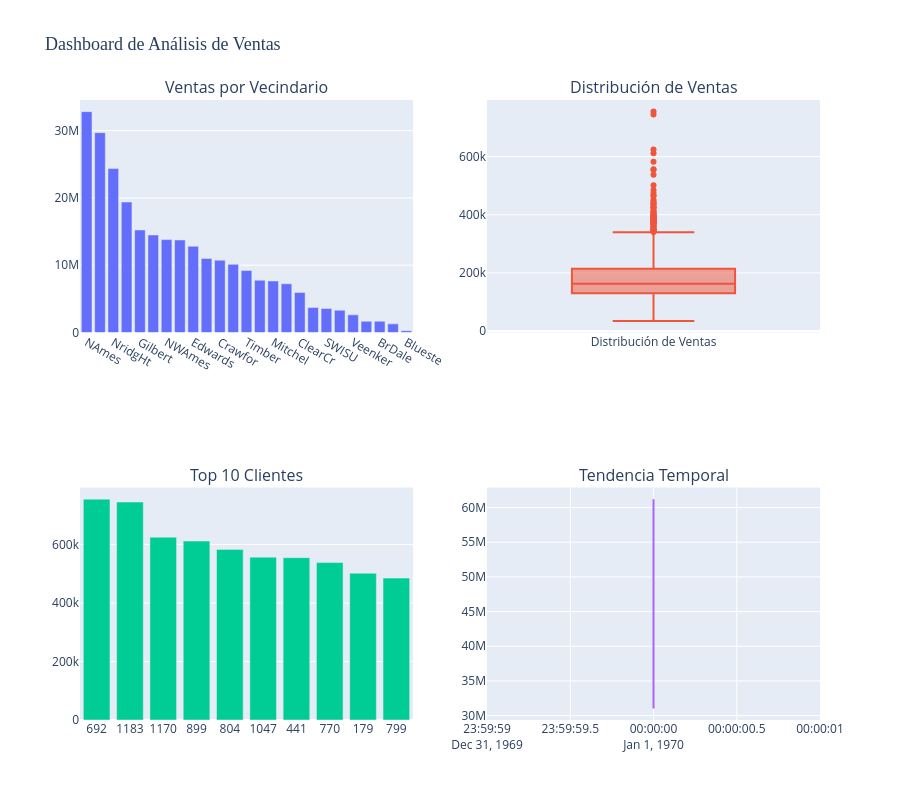

The notebook cell this image was saved under:
### Markdown cell above
### 📈 Dashboard de Múltiples Métricas

### Code cell
# Crear un dashboard con múltiples subplots
from plotly.subplots import make_subplots

fig = make_subplots(
    rows=2, cols=2,
    subplot_titles=('Ventas por Vecindario', 'Distribución de Ventas',
                    'Top 10 Clientes', 'Tendencia Temporal'),
    specs=[[{'type': 'bar'}, {'type': 'box'}],
           [{'type': 'bar'}, {'type': 'scatter'}]]
)

# Gráfico 1: Ventas por región
ventas_region = df.groupby(
    'Neighborhood')['SalePrice'].sum().sort_values(ascending=False)
fig.add_trace(
    go.Bar(x=ventas_region.index, y=ventas_region.values,
           name='Ventas por Vecindario'),
    row=1, col=1
)

# Gráfico 2: Boxplot de ventas
fig.add_trace(
    go.Box(y=df['SalePrice'], name='Distribución de Ventas'),
    row=1, col=2
)

# Gráfico 3: Top 10 clientes
top_clientes = df.groupby('Id')['SalePrice'].sum().nlargest(10)
fig.add_trace(
    go.Bar(x=top_clientes.index.astype(str),
           y=top_clientes.values, name='Top 10 Clientes'),
    row=2, col=1
)

# Gráfico 4: Tendencia temporal
if 'YrSold' in df.columns:
    df_temporal = df.groupby('YrSold')['SalePrice'].sum()
    fig.add_trace(
        go.Scatter(x=df_temporal.index, y=df_temporal.values,
                   mode='lines', name='Tendencia'),
        row=2, col=2
    )

# Actualizar layout
fig.update_layout(
    height=800,
    showlegend=False,
    title_text="Dashboard de Análisis de Ventas",
    title_font=dict(size=18, family='Arial Black')
)

fig.show()

### Figure 1 — Plotly figure (JSON) as saved in the notebook; plotly's stock layout.template omitted (floating-point values rounded to 4 significant figures; data arrays with more than 128 entries replaced by an {"elided": "..."} marker saying what was removed)
{"data": [{"name": "Ventas por Vecindario", "type": "bar", "x": ["NAmes", "CollgCr", "NridgHt", "Somerst", "Gilbert", "OldTown", "NWAmes", "NoRidge", "Edwards", "SawyerW", "Crawfor", "Sawyer", "Timber", "StoneBr", "Mitchel", "BrkSide", "ClearCr", "IDOTRR", "SWISU", "Blmngtn", "Veenker", "MeadowV", "BrDale", "NPkVill", "Blueste"], "xaxis": "x", "y": [32815593, 29694866, 24352838, 19382666, 15235506, 14489459, 13800655, 13747108, 12821970, 11006792, 10741861, 10122692, 9205403, 7762475, 7657236, 7240375, 5951832, 3704580, 3564784, 3312805, 2626500, 1675800, 1671900, 1284250, 275000], "yaxis": "y"}, {"name": "Distribución de Ventas", "type": "box", "xaxis": "x2", "y": {"elided": "1460 int values"}, "yaxis": "y2"}, {"name": "Top 10 Clientes", "type": "bar", "x": ["692", "1183", "1170", "899", "804", "1047", "441", "770", "179", "799"], "xaxis": "x3", "y": [755000, 745000, 625000, 611657, 582933, 556581, 555000, 538000, 501837, 485000], "yaxis": "y3"}, {"mode": "lines", "name": "Tendencia", "type": "scatter", "x": ["1970-01-01T00:00:00.000002006", "1970-01-01T00:00:00.000002007", "1970-01-01T00:00:00.000002008", "1970-01-01T00:00:00.000002009", "1970-01-01T00:00:00.000002010"], "xaxis": "x4", "y": [57320530, 61214777, 53917695, 60648051, 31043893], "yaxis": "y4"}], "layout": {"annotations": [{"font": {"size": 16}, "showarrow": false, "text": "Ventas por Vecindario", "x": 0.225, "xanchor": "center", "xref": "paper", "y": 1, "yanchor": "bottom", "yref": "paper"}, {"font": {"size": 16}, "showarrow": false, "text": "Distribución de Ventas", "x": 0.775, "xanchor": "center", "xref": "paper", "y": 1, "yanchor": "bottom", "yref": "paper"}, {"font": {"size": 16}, "showarrow": false, "text": "Top 10 Clientes", "x": 0.225, "xanchor": "center", "xref": "paper", "y": 0.375, "yanchor": "bottom", "yref": "paper"}, {"font": {"size": 16}, "showarrow": false, "text": "Tendencia Temporal", "x": 0.775, "xanchor": "center", "xref": "paper", "y": 0.375, "yanchor": "bottom", "yref": "paper"}], "height": 800, "showlegend": false, "title": {"font": {"family": "Arial Black", "size": 18}, "text": "Dashboard de Análisis de Ventas"}, "xaxis": {"anchor": "y", "domain": [0, 0.45]}, "xaxis2": {"anchor": "y2", "domain": [0.55, 1]}, "xaxis3": {"anchor": "y3", "domain": [0, 0.45]}, "xaxis4": {"anchor": "y4", "domain": [0.55, 1]}, "yaxis": {"anchor": "x", "domain": [0.625, 1]}, "yaxis2": {"anchor": "x2", "domain": [0.625, 1]}, "yaxis3": {"anchor": "x3", "domain": [0, 0.375]}, "yaxis4": {"anchor": "x4", "domain": [0, 0.375]}}}
